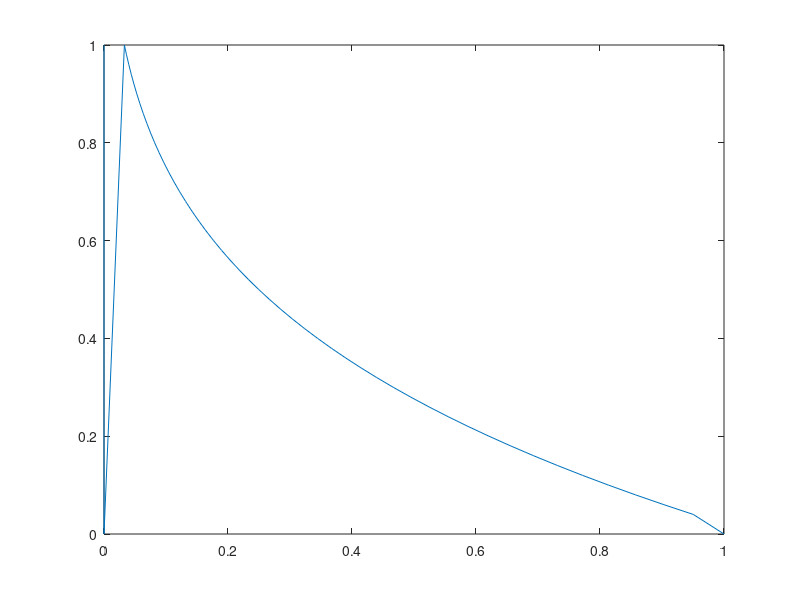

Reproduce this figure in MATLAB.
clc;
clear;
close all;

mu=0.2;
MaxIt=100;
pm=zeros(2,MaxIt);
pm(1,1)=1;
 pm(2,1)=0;
pm(2,100)=1;
% pm(100)=0;
pit=zeros(size(pm));
% pit(1)=1;
% pit(100)=1;

for i=2:50

    pm(1,i)=(1-(i-1)/(MaxIt-1))^(1/mu);
    
end

for j=2:50
    
   pm(2,j)=2*(j/MaxIt); 
    
end

plot(pm(1,:),pm(2,:),'-');